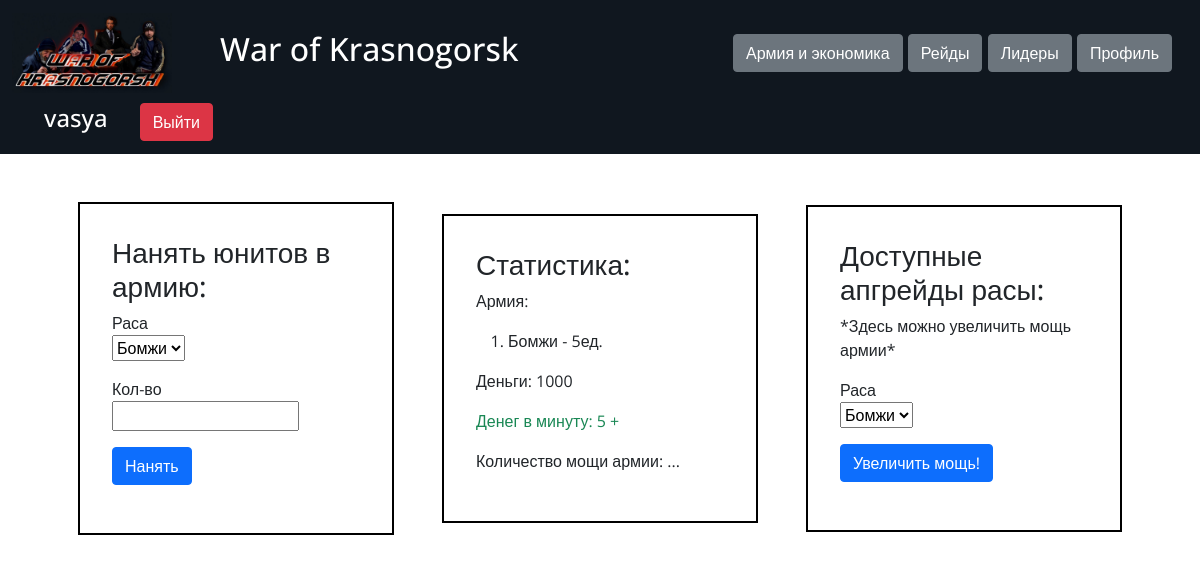
The page / (signed in) on the database its author committed.
### data/users.py (models this page shows, shortened)
class User(SqlAlchemyBase, UserMixin):
    __tablename__ = 'users'
    id = sa.Column(sa.Integer, primary_key=True, autoincrement=True)
    username = sa.Column(sa.String, nullable=True)
    email = sa.Column(sa.String, index=True, unique=True, nullable=True)
    hashed_password = sa.Column(sa.String, nullable=True)
    created_date = sa.Column(sa.DateTime, default=datetime.datetime.now)
    player = orm.relation('Player', uselist=False, back_populates='user')

### data/races.py (models this page shows)
class Race(SqlAlchemyBase):
    __tablename__ = 'races'
    id = sa.Column(sa.Integer, primary_key=True, autoincrement=True)
    title = sa.Column(sa.String, nullable=True)
    cost = sa.Column(sa.Integer, nullable=True)

### data/players.py (models this page shows)
class Player(SqlAlchemyBase):
    __tablename__ = 'players'
    id = sa.Column(sa.Integer, primary_key=True, autoincrement=True)
    user_id = sa.Column(sa.Integer, sa.ForeignKey('users.id'))
    start_race_id = sa.Column(sa.Integer, sa.ForeignKey('races.id'))
    money = sa.Column(sa.Integer, nullable=True)
    last_defend = sa.Column(sa.DateTime, nullable=True)
    user = orm.relation('User', back_populates='player')
    start_race = orm.relation('Race')
    army = orm.relation('Army', back_populates='player')

### server.py (the view, shortened to what this page needs)
@app.route('/', methods=['GET', 'POST'])
def root():
    if current_user.is_authenticated:
        if not current_user.player:
            return render_template('main.html')
        db_sess = db_session.create_session()
        message_buy, message_upg = '', ''
        other = ([(x.race.title, x.number) for x in current_user.player.army], current_user.player.money,
                 sum([x.number for x in current_user.player.army]))
        player = db_sess.query(Player).get(current_user.id)
        available_races = [army.race_id for army in player.army]
        buy_form = BuyForm()
        buy_form.race.choices = list(filter(lambda x: x[0] in available_races, buy_form.race.choices))
        available_races = [army.race_id for army in player.army]
        upgrade_form = UpgradeForm()
        upgrade_form.race_upg.choices = list(filter(lambda x: x[0] in available_races, upgrade_form.race_upg.choices))
        return render_template('main.html', buy_form=buy_form, upgrade_form=upgrade_form, other=other,
                               message_buy=message_buy, message_upg=message_upg)
    return render_template('index.html')

### forms/buy.py
class BuyForm(FlaskForm):
    race = SelectField('Раса', choices=[
        (1, 'Бомжи'), (2, 'Интеллигенты'), (3, 'Гопники'), (4, 'Кавказцы')
    ], validators=[DataRequired()])
    number = IntegerField('Кол-во', validators=[DataRequired()])
    submit = SubmitField('Нанять')

### forms/upgrade.py
class UpgradeForm(FlaskForm):
    race_upg = SelectField('Раса', choices=[
        (1, 'Бомжи'), (2, 'Интеллигенты'), (3, 'Гопники'), (4, 'Кавказцы')
    ], validators=[DataRequired()])
    submit_upg = SubmitField('Увеличить мощь!')

### data/db_session.py (called while the page is built)
def create_session() -> Session:
    global __factory
    return __factory()

### server.py (called while the page is built)
@login_manager.user_loader
def load_user(user_id):
    db_sess = db_session.create_session()
    return db_sess.query(User).get(user_id)

### templates/main.html (shortened to what this page needs)
{% extends "base.html" %}
{% block content %}
{% if not current_user.player %}
    <h2 style="text-align: center">Выбери свой район</h2>
    <img src="{{ url_for('static', filename='img/all_map.svg') }}" class="main-logo">
    <div class="card-group">
        <div class="card" style="width: 18rem;">
          <img class="card-img-top" src="{{ url_for('static', filename='img/chernevo-1.svg') }}" alt="Card image cap">
          <div class="card-body">
            <h5 class="card-title">Чернево - 1</h5>
            <p class="card-text">Основания масса жителей чернево-1 - это бомжи.
                Выбери этот район и почувствую мощь среди бомжей</p>
            <a href="/choose_area/1" class="btn btn-primary">Выбрать!</a>
          </div>
        </div>
        <div class="card" style="width: 18rem;">
          <img class="card-img-top" src="{{ url_for('static', filename='img/chernevo-2.svg') }}" alt="Card image cap">
          <div class="card-body">
            <h5 class="card-title">Чернево - 2</h5>
            <p class="card-text">Жители Чернево-2 - интеллегенты, с ними ты сможешь научить город жить</p>
            <a href="/choose_area/2" class="btn btn-primary">Выбрать!</a>
          </div>
        </div>
        <div class="card" style="width: 18rem;">
          <img class="card-img-top" src="{{ url_for('static', filename='img/bruski.svg') }}" alt="Card image cap">
          <div class="card-body">
            <h5 class="card-title">Брусчатый посёлок</h5>
            <p class="card-text">Брусчатый посёлок или же Бруски захвачены гопниками,
                поэтому ты спокойно сможешь всех спрашивать за жизнь</p>
            <a href="/choose_area/3" class="btn btn-primary">Выбрать!</a>
          </div>
        </div>
        <div class="card" style="width: 18rem;">
          <img class="card-img-top" src="{{ url_for('static', filename='img/emeralds_hills.svg') }}" alt="Card image cap">
          <div class="card-body">
            <h5 class="card-title">Изумрудные холмы</h5>
            <p class="card-text">Кавказцы расположились в Изумрудных холмах,
                удивительно ведь они не знают даже русского языка!</p>
            <a href="/choose_area/4" class="btn btn-primary">Выбрать!</a>
          </div>
        </div>
    </div>
{% else %}
    <div class="container" style="display: flex; align-items: center;">
        <div class="main-block">
            <h3>Нанять юнитов в армию:</h3>
            <form action="" method="post">
                <p>
                    {{ buy_form.race.label }}<br>
                    {{ buy_form.race }}<br>
                </p>
                <p>
                    {{ buy_form.number.label }}<br>
                    {{ buy_form.number }}<br>
                </p>
                <p>{{ buy_form.submit(type="submit", class="btn btn-primary") }}</p>
            </form>
        </div>
        <div class="main-block">
            <h3>Статистика:</h3>
            <p>Армия:</p>
            <ol>
            {% for item in other[0] %}
                <li>{{ item[0] }} - {{ item[1] }}ед.</li>
            {% endfor %}
            </ol>
            <p>Деньги: {{ other[1] }}</p>
            <p class="text-success">Денег в минуту: {{ other[2] }} +</p>
            <p>Количество мощи армии: ...</p>
        </div>
        <div class="main-block">
            <h3>Доступные апгрейды расы:</h3>
            <p>*Здесь можно увеличить мощь армии*</p>
            <form action="" method="post">
                <p>
                    {{ upgrade_form.race_upg.label }}<br>
                    {{ upgrade_form.race_upg }}<br>
                </p>
                <p>{{ upgrade_form.submit_upg(type="submit", class="btn btn-primary") }}</p>
            </form>
        </div>
    </div>
{% endif %}
{% endblock %}

### templates/base.html (shortened to what this page needs)
<!DOCTYPE html>
<html lang="en">
<head>
    <link href="https://cdn.jsdelivr.net/npm/bootstrap@5.0.0-beta1/dist/css/bootstrap.min.css" rel="stylesheet"
>
    <link href="{{ url_for('static', filename='css/style.css') }}" rel="stylesheet">
</head>
<body>
    <header>
        <nav class="navbar navbar-dark">
            <div class="container-fluid">
                <a class="navbar-brand d-flex" href="/">
                    <img src="{{ url_for('static', filename='img/logo.png') }}"
                         width="160" height="80" class="d-inline-block align-text-top">
                    <h2 class="nav-title d-inline-block">War of Krasnogorsk</h2>
                </a>
                {% if current_user.is_authenticated %}
                    <div class="navbar-brand">
                        <a class="btn btn-secondary" href="/">Армия и экономика</a>
                        <a class="btn btn-secondary" href="/raid">Рейды</a>
                        <a class="btn btn-secondary" href="/leadersboard">Лидеры</a>
                        <a class="btn btn-secondary" href="/profile">Профиль</a>
                    </div>
                    <div class="navbar-brand d-flex">
                        <h4 class="nav-username">{{ current_user.username }}</h4>
                        <a class="btn btn-danger" href="/logout">Выйти</a>
                    </div>
                {% else %}
                    <div class="navbar-brand">
                        <a class="btn btn-primary" href="/register">Register</a>
                        <a class="btn btn-success" href="/login">Log in</a>
                    </div>
                {% endif %}
                </div>
        </nav>
    </header>
    <main role="main">
        <div class="container">
            {% block content %}{% endblock %}
        </div>
    </main>
</body>
</html>

### static/css/style.css (style rules this page uses)
body { font-family: 'Open Sans', sans-serif; }
header { margin-bottom: 3rem; }
.navbar { background-color: #10171f; }
.navbar-brand { align-items: center; }
.nav-title { margin-left: 3rem; }
.nav-username { margin-left: 2rem; margin-right: 2rem; }
.main-block { padding: 2rem 2rem; border: 2px solid #000; display: inline-block; width: 100%; margin-left: 1.5rem; margin-right: 1.5rem; }

### rows shown on the page
User: username "vasya"
Race: title "Бомжи", cost "5"
Player: money "1000"

### other values the page prints
{{ buy_form.race.label }} "Раса"
{{ buy_form.number.label }} "Кол-во"
{{ other[2] }} "5"
{{ upgrade_form.race_upg.label }} "Раса"
